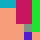

This is a level from a 2D game, rendered from its Tiled map with the project's own tilesets. A one-line summary and the complete map file follow:
An orthogonal 5x5 tile map with 8x8 px tiles, 1 tile layer (Tile Layer 1).

<map version="1.10" tiledversion="1.10.1" orientation="orthogonal" renderorder="right-down" width="5" height="5" tilewidth="8" tileheight="8" infinite="0" nextlayerid="2" nextobjectid="1">
 <tileset firstgid="1" source="palette.tsx" />
 <layer id="1" name="Tile Layer 1" width="5" height="5">
  <data encoding="csv">
2,2,5,5,4,
7,7,5,5,4,
7,7,5,5,4,
7,7,7,9,4,
7,7,7,6,7
</data>
 </layer>
</map>
